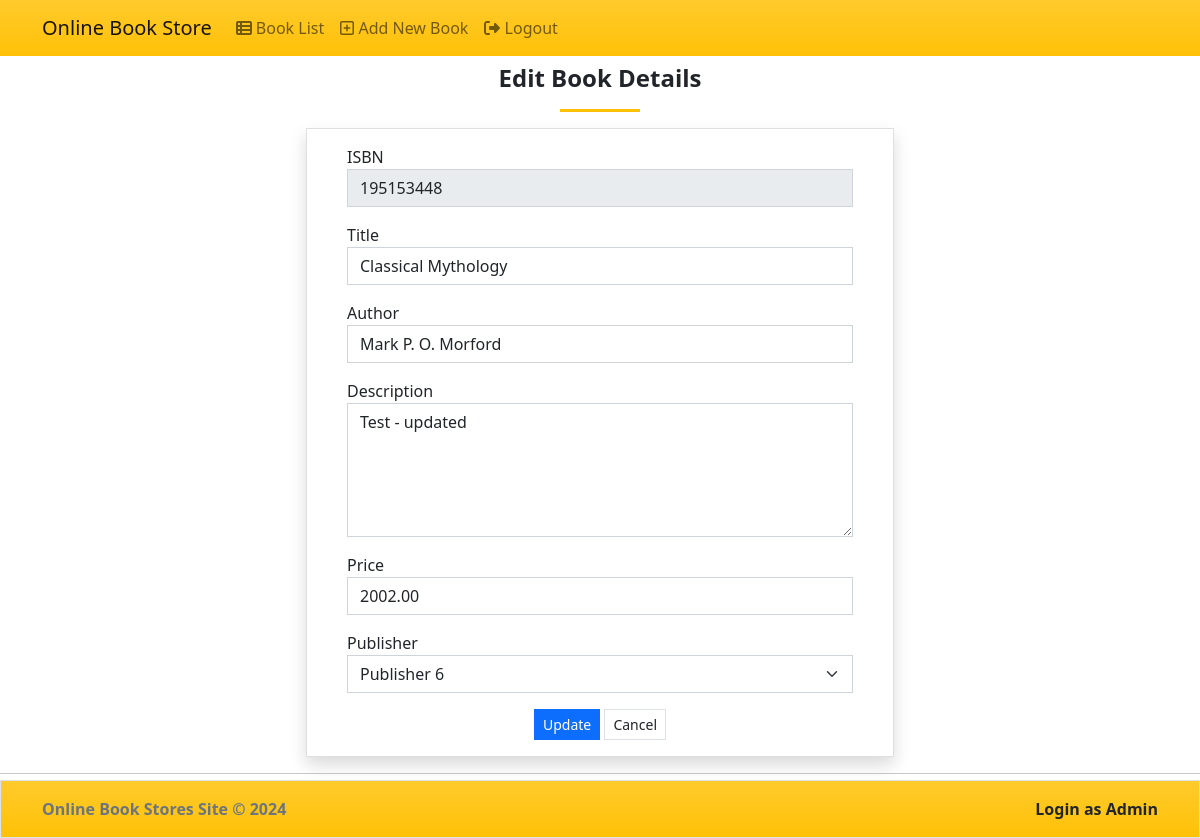
The app's page /admin_edit.php?bookisbn=195153448 (signed in) with its own data.
### tables this page shows
CREATE TABLE `books` (
  `book_isbn` varchar(20) NOT NULL,
  `book_title` varchar(60) DEFAULT NULL,
  `book_author` varchar(60) DEFAULT NULL,
  `book_image` text DEFAULT NULL,
  `book_descr` text DEFAULT NULL,
  `book_price` decimal(6,2) NOT NULL,
  `publisherid` int(10) UNSIGNED NOT NULL,
  `created_at` datetime NOT NULL DEFAULT current_timestamp()
);

### admin_edit.php (the view, shortened to what this page needs)
<?php
	require_once "./template/header.php";
	require_once "./functions/database_functions.php";
	$conn = db_connect();
	if(isset($_GET['bookisbn'])){
		$book_isbn = $_GET['bookisbn'];
	} else {
		echo "Empty query!";
		exit;
	}
	$query = "SELECT * FROM books WHERE book_isbn = '{$book_isbn}'";
	$result = mysqli_query($conn, $query);
	if(!$result){
		echo $err = "Can't retrieve data ";
		exit;
	}else{
		$row = mysqli_fetch_assoc($result);
	}
?>
	<h4 class="fw-bolder text-center">Edit Book Details</h4>
	<center>
	<hr class="bg-warning" style="width:5em;height:3px;opacity:1">
	</center>
	<div class="row justify-content-center">
		<div class="col-lg-6 col-md-8 col-sm-10 col-xs-12">
			<div class="card rounded-0 shadow">
				<div class="card-body">
					<div class="container-fluid">
						<form method="post" action="admin_edit.php?bookisbn=<?php echo $row['book_isbn'];?>" enctype="multipart/form-data">
								<div class="mb-3">
									<label class="control-label">ISBN</label>
									<input class="form-control rounded-0" type="text" name="isbn" value="<?php echo $row['book_isbn'];?>" readOnly="true">
								</div>
								<div class="mb-3">
									<label class="control-label">Title</label>
									<input class="form-control rounded-0" type="text" name="book_title" value="<?php echo $row['book_title'];?>" required>
								</div>
								<div class="mb-3">
									<label class="control-label">Author</label>
									<input class="form-control rounded-0" type="text" name="book_author" value="<?php echo $row['book_author'];?>" required>
								</div>
								<div class="mb-3">
									<label class="control-label">Description</label>
									<textarea class="form-control rounded-0" name="book_descr" cols="40" rows="5"><?php echo $row['book_descr'];?></textarea>
								</div>
								<div class="mb-3">
									<label class="control-label">Price</label>
									<input class="form-control rounded-0" type="text" name="book_price" value="<?php echo $row['book_price'];?>" required>
								</div>
								<div class="mb-3">
									<label class="control-label">Publisher</label>
									<select class="form-select rounded-0"  name="publisherid" required>
										<?php
										$psql = mysqli_query($conn, "SELECT * FROM `publisher` order by publisher_name asc");
										while($row = mysqli_fetch_assoc($psql)):
										?>
										<option value="<?= $row['publisherid'] ?>" <?= $row['publisherid']==$row['publisherid'] ? 'selected' : '' ?>><?= $row['publisher_name'] ?></option>
										<?php endwhile; ?>
									</select>
								</div>
								<div class="text-center">
									<button type="submit" name="edit"  class="btn btn-primary btn-sm rounded-0">Update</button>
									<button type="reset" class="btn btn-default btn-sm rounded-0 border">Cancel</button>
								</div>
						</form>
					</div>
				</div>
			</div>
		</div>
	</div>
<?php
	require "./template/footer.php"
?>

### records on screen
books: isbn "195153448", book_title "Classical Mythology", book_author "Mark P. O. Morford", book_descr "Test - updated", book_price "2002.00"

### other values on screen
form field publisherid "Publisher 6"
